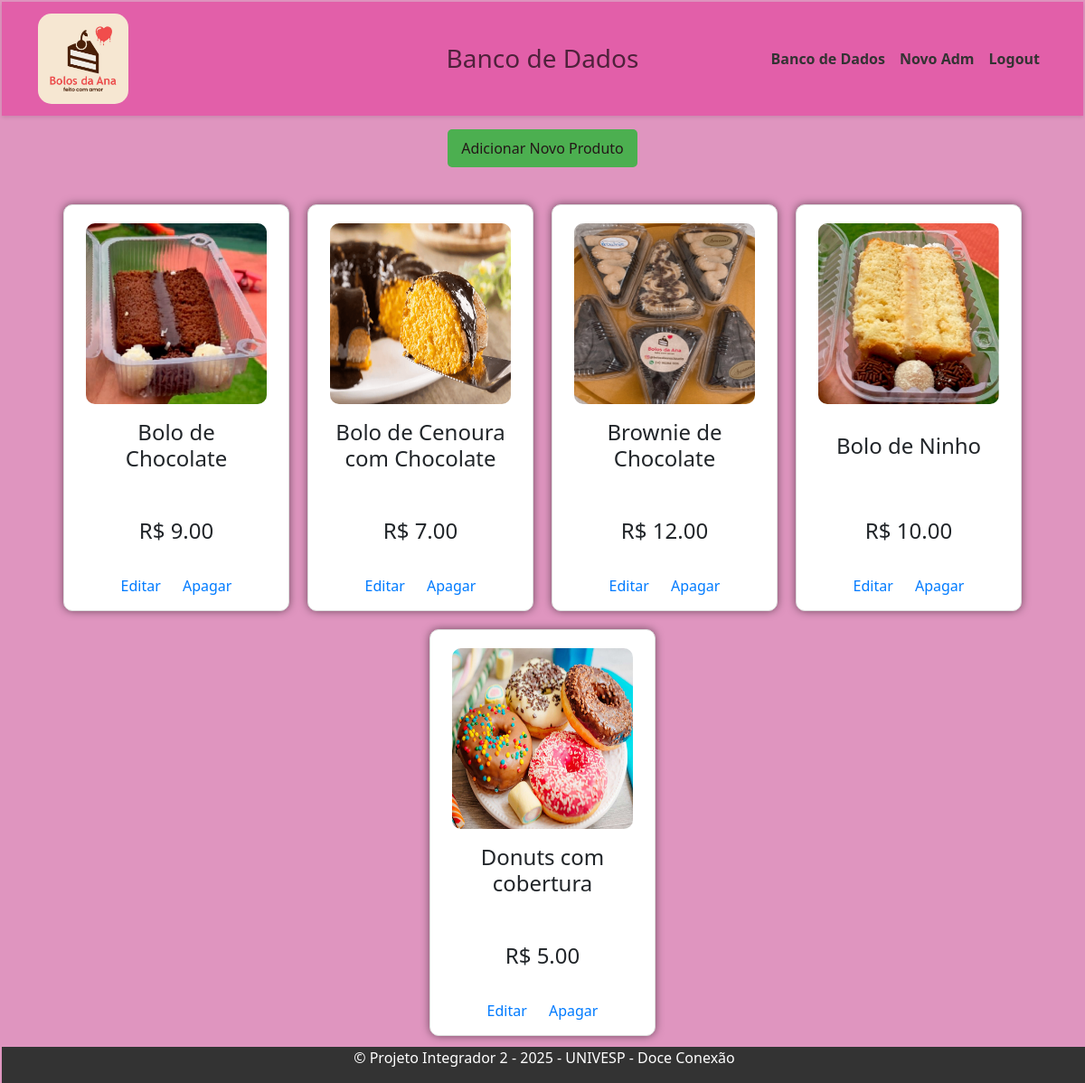
Page /admin (signed in) on the earlier database version.
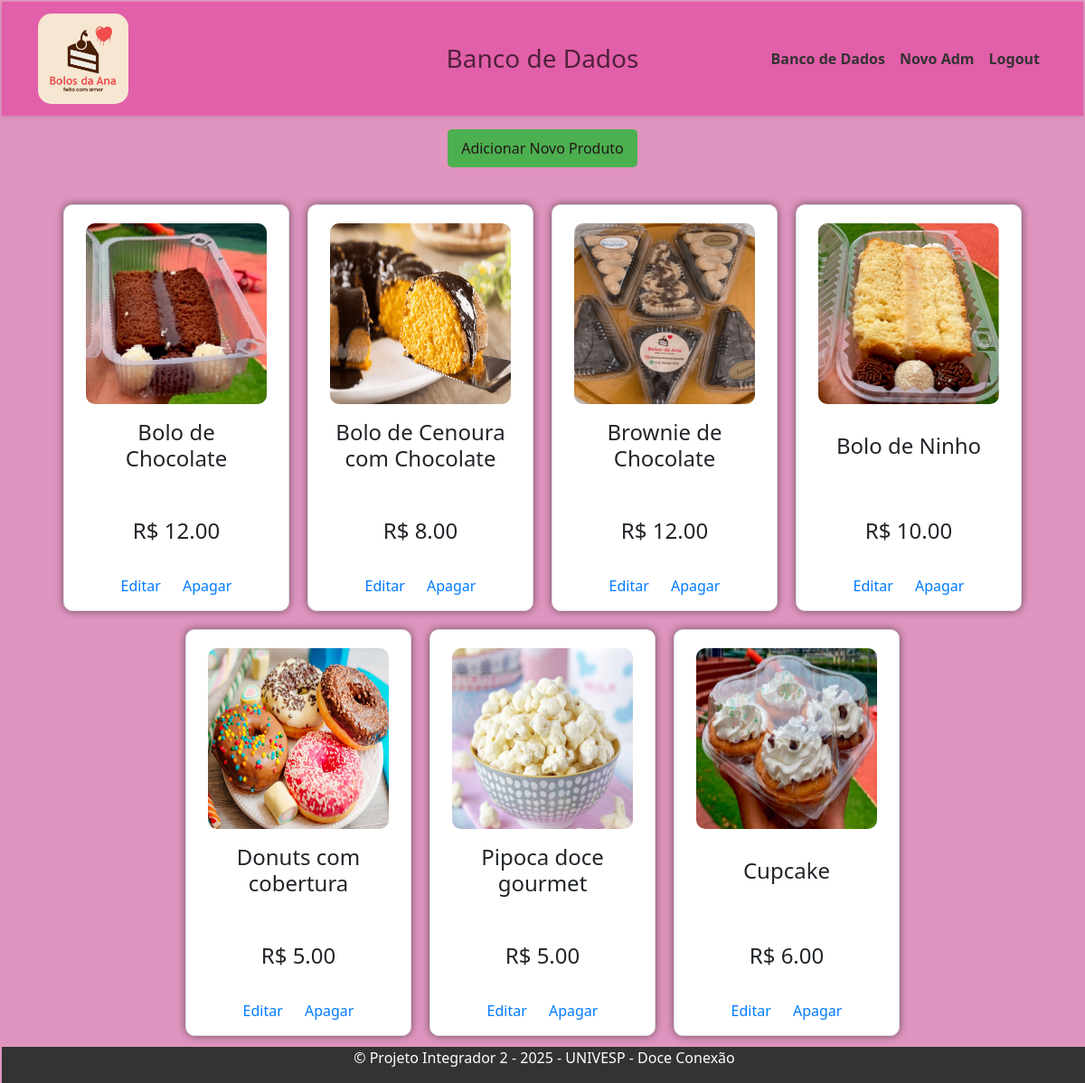
Same page on the later database version.
### app.py (models this page shows)
class Produto(db.Model):
    id = db.Column(db.Integer, primary_key=True)
    nome = db.Column(db.String(100), nullable=False)
    categoria = db.Column(db.String(50), nullable=False)
    preco = db.Column(db.Float, nullable=False)
    estoque = db.Column(db.Integer, nullable=False)
    imagem = db.Column(db.String(200))
    descricao = db.Column(db.String(200), nullable=False)

### app.py (the view)
    @app.route('/admin')
    @login_required
    def admin():
        produtos = Produto.query.all()
        return render_template('admin.html', produtos=produtos)

### app.py (called while the page is built)
@login_manager.user_loader
def load_user(user_id):
    return User.query.get(int(user_id))

### templates/admin.html (shortened to what this page needs)
{% extends "base_bd.html" %}
{% block content %}
    <div style="text-align: center;">
        <br>
        <a  style="background-color: #4CAF50; color: rgb(36, 24, 24); padding: 10px 15px; text-decoration: none; border-radius: 5px;"
            href="{{ url_for('novo_produto') }}">Adicionar Novo Produto</a>
    </div>
    <div class="produtos">
        {% for produto in produtos %}
        <div class="produto">
            <img src="{{ produto.imagem }}" alt="{{ produto.nome }}" title="{{produto.descricao}}">
            <div class="nome_produto">
                <h4>{{ produto.nome }}</h4>
            </div>
            <div class="preco_pos">
                <h4>R$ {{ "%.2f"|format(produto.preco) }}</h4>
            </div>
            <div class="botoes_produto_rodape">
                <a href="{{ url_for('editar_produto', id=produto.id) }}">Editar</a>
                <a href="{{ url_for('apagar_produto', id=produto.id) }}">Apagar</a>
            </div>
        </div>
        {% endfor %}
    </div>
{% endblock %}

Differences in the rows shown:
changed Produto "Bolo de Chocolate": preco "9.00" → "12.00"
changed Produto "Bolo de Cenoura com Chocolate": preco "7.00" → "8.00"
added Produto: imagem (picture), nome "Pipoca doce gourmet", preco "5.00"
added Produto: imagem (picture), nome "Cupcake", preco "6.00"
